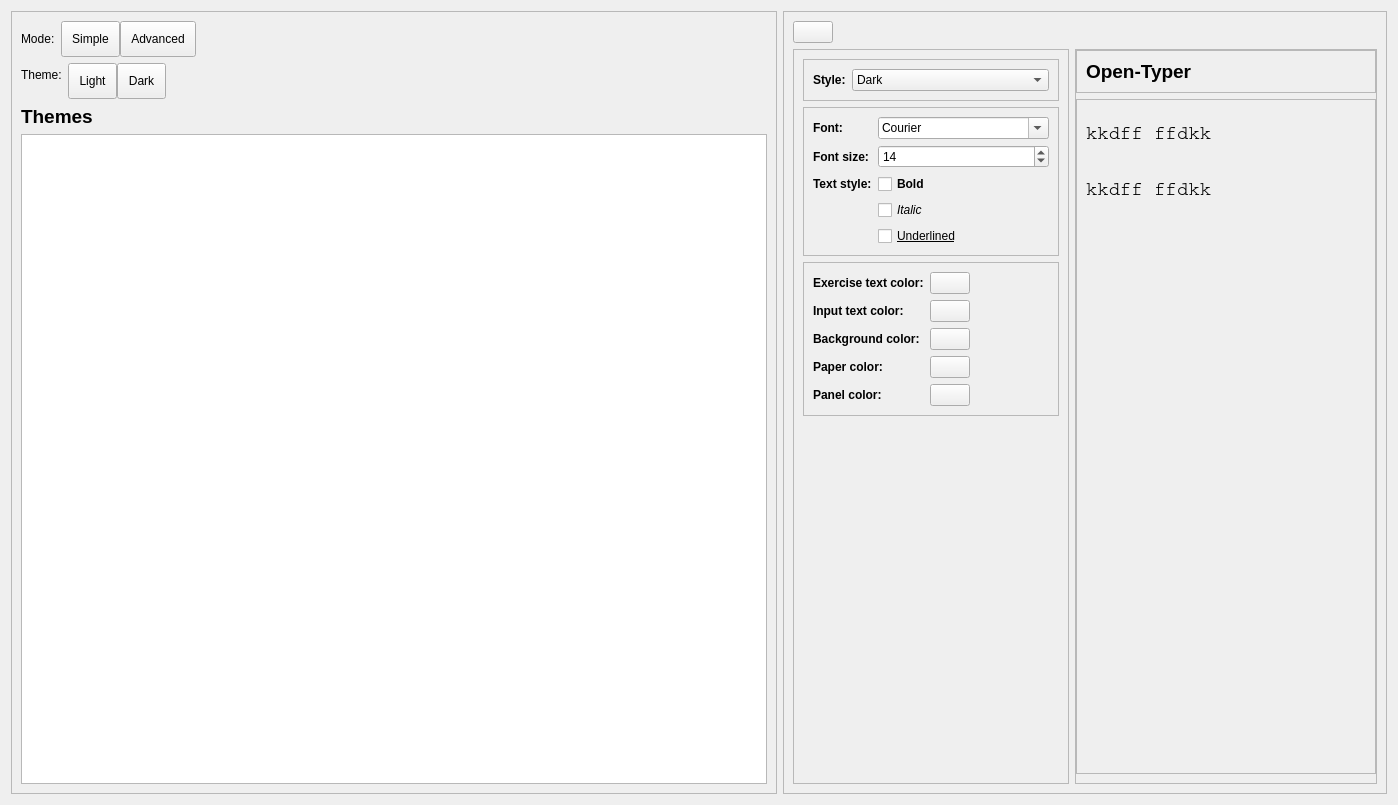
<?xml version="1.0" encoding="UTF-8"?>
<ui version="4.0">
 <class>AppearanceOptions</class>
 <widget class="QWidget" name="AppearanceOptions">
  <property name="geometry">
   <rect>
    <x>0</x>
    <y>0</y>
    <width>1398</width>
    <height>805</height>
   </rect>
  </property>
  <property name="maximumSize">
   <size>
    <width>16777215</width>
    <height>10000</height>
   </size>
  </property>
  <property name="windowTitle">
   <string notr="true"/>
  </property>
  <layout class="QHBoxLayout" name="horizontalLayout">
   <item>
    <widget class="QFrame" name="themesFrame">
     <property name="frameShape">
      <enum>QFrame::StyledPanel</enum>
     </property>
     <property name="frameShadow">
      <enum>QFrame::Raised</enum>
     </property>
     <layout class="QGridLayout" name="gridLayout">
      <item row="3" column="0">
       <widget class="QWidget" name="advancedControls" native="true">
        <layout class="QVBoxLayout" name="verticalLayout_4">
         <property name="leftMargin">
          <number>0</number>
         </property>
         <property name="topMargin">
          <number>0</number>
         </property>
         <property name="rightMargin">
          <number>0</number>
         </property>
         <property name="bottomMargin">
          <number>0</number>
         </property>
         <item>
          <widget class="QLabel" name="themesLabel">
           <property name="sizePolicy">
            <sizepolicy hsizetype="Preferred" vsizetype="Preferred">
             <horstretch>0</horstretch>
             <verstretch>0</verstretch>
            </sizepolicy>
           </property>
           <property name="font">
            <font>
             <pointsize>14</pointsize>
             <weight>75</weight>
             <bold>true</bold>
            </font>
           </property>
           <property name="text">
            <string>Themes</string>
           </property>
           <property name="alignment">
            <set>Qt::AlignLeading|Qt::AlignLeft|Qt::AlignTop</set>
           </property>
          </widget>
         </item>
         <item>
          <widget class="QListWidget" name="themeList">
           <property name="editTriggers">
            <set>QAbstractItemView::NoEditTriggers</set>
           </property>
           <property name="dragDropMode">
            <enum>QAbstractItemView::NoDragDrop</enum>
           </property>
           <property name="defaultDropAction">
            <enum>Qt::IgnoreAction</enum>
           </property>
           <property name="iconSize">
            <size>
             <width>128</width>
             <height>128</height>
            </size>
           </property>
           <property name="movement">
            <enum>QListView::Static</enum>
           </property>
           <property name="flow">
            <enum>QListView::LeftToRight</enum>
           </property>
           <property name="isWrapping" stdset="0">
            <bool>true</bool>
           </property>
           <property name="resizeMode">
            <enum>QListView::Adjust</enum>
           </property>
           <property name="viewMode">
            <enum>QListView::IconMode</enum>
           </property>
           <property name="wordWrap">
            <bool>true</bool>
           </property>
          </widget>
         </item>
        </layout>
       </widget>
      </item>
      <item row="1" column="0" alignment="Qt::AlignLeft|Qt::AlignTop">
       <widget class="QWidget" name="simpleControls" native="true">
        <property name="sizePolicy">
         <sizepolicy hsizetype="Fixed" vsizetype="Fixed">
          <horstretch>0</horstretch>
          <verstretch>0</verstretch>
         </sizepolicy>
        </property>
        <layout class="QFormLayout" name="formLayout_4">
         <property name="leftMargin">
          <number>0</number>
         </property>
         <property name="topMargin">
          <number>0</number>
         </property>
         <property name="rightMargin">
          <number>0</number>
         </property>
         <property name="bottomMargin">
          <number>0</number>
         </property>
         <item row="1" column="0">
          <widget class="QLabel" name="simpleThemeLabel">
           <property name="text">
            <string>Theme:</string>
           </property>
          </widget>
         </item>
         <item row="1" column="1">
          <widget class="QWidget" name="themeButtons" native="true">
           <property name="sizePolicy">
            <sizepolicy hsizetype="Fixed" vsizetype="Preferred">
             <horstretch>0</horstretch>
             <verstretch>0</verstretch>
            </sizepolicy>
           </property>
           <layout class="QHBoxLayout" name="horizontalLayout_4">
            <property name="spacing">
             <number>0</number>
            </property>
            <property name="leftMargin">
             <number>0</number>
            </property>
            <property name="topMargin">
             <number>0</number>
            </property>
            <property name="rightMargin">
             <number>0</number>
            </property>
            <property name="bottomMargin">
             <number>0</number>
            </property>
            <item>
             <widget class="QPushButton" name="lightThemeButton">
              <property name="styleSheet">
               <string notr="true">padding: 10px 10px 10px 10px;</string>
              </property>
              <property name="text">
               <string>Light</string>
              </property>
              <property name="checkable">
               <bool>true</bool>
              </property>
              <property name="autoExclusive">
               <bool>true</bool>
              </property>
             </widget>
            </item>
            <item>
             <widget class="QPushButton" name="darkThemeButton">
              <property name="styleSheet">
               <string notr="true">padding: 10px 10px 10px 10px;</string>
              </property>
              <property name="text">
               <string>Dark</string>
              </property>
              <property name="checkable">
               <bool>true</bool>
              </property>
              <property name="autoExclusive">
               <bool>true</bool>
              </property>
             </widget>
            </item>
           </layout>
          </widget>
         </item>
        </layout>
       </widget>
      </item>
      <item row="0" column="0" alignment="Qt::AlignLeft">
       <widget class="QWidget" name="modeSelectWidget" native="true">
        <property name="sizePolicy">
         <sizepolicy hsizetype="Fixed" vsizetype="Fixed">
          <horstretch>0</horstretch>
          <verstretch>0</verstretch>
         </sizepolicy>
        </property>
        <layout class="QHBoxLayout" name="horizontalLayout_2">
         <property name="leftMargin">
          <number>0</number>
         </property>
         <property name="topMargin">
          <number>0</number>
         </property>
         <property name="rightMargin">
          <number>0</number>
         </property>
         <property name="bottomMargin">
          <number>0</number>
         </property>
         <item>
          <widget class="QLabel" name="modeLabel">
           <property name="sizePolicy">
            <sizepolicy hsizetype="Fixed" vsizetype="Preferred">
             <horstretch>0</horstretch>
             <verstretch>0</verstretch>
            </sizepolicy>
           </property>
           <property name="text">
            <string extracomment="Customization mode">Mode:</string>
           </property>
          </widget>
         </item>
         <item>
          <widget class="QWidget" name="modeButtons" native="true">
           <property name="sizePolicy">
            <sizepolicy hsizetype="Fixed" vsizetype="Preferred">
             <horstretch>0</horstretch>
             <verstretch>0</verstretch>
            </sizepolicy>
           </property>
           <layout class="QHBoxLayout" name="horizontalLayout_3">
            <property name="spacing">
             <number>0</number>
            </property>
            <property name="leftMargin">
             <number>0</number>
            </property>
            <property name="topMargin">
             <number>0</number>
            </property>
            <property name="rightMargin">
             <number>0</number>
            </property>
            <property name="bottomMargin">
             <number>0</number>
            </property>
            <item>
             <widget class="QPushButton" name="simpleModeButton">
              <property name="styleSheet">
               <string notr="true">padding: 10px 10px 10px 10px;</string>
              </property>
              <property name="text">
               <string extracomment="Simple customization mode">Simple</string>
              </property>
              <property name="checkable">
               <bool>true</bool>
              </property>
              <property name="autoExclusive">
               <bool>true</bool>
              </property>
             </widget>
            </item>
            <item>
             <widget class="QPushButton" name="advancedModeButton">
              <property name="styleSheet">
               <string notr="true">padding: 10px 10px 10px 10px;</string>
              </property>
              <property name="text">
               <string extracomment="Advanced customization mode">Advanced</string>
              </property>
              <property name="checkable">
               <bool>true</bool>
              </property>
              <property name="autoExclusive">
               <bool>true</bool>
              </property>
             </widget>
            </item>
           </layout>
          </widget>
         </item>
        </layout>
       </widget>
      </item>
     </layout>
    </widget>
   </item>
   <item>
    <widget class="QFrame" name="themeCustomizationFrame">
     <property name="frameShape">
      <enum>QFrame::StyledPanel</enum>
     </property>
     <property name="frameShadow">
      <enum>QFrame::Raised</enum>
     </property>
     <layout class="QGridLayout" name="gridLayout_2">
      <item row="1" column="0">
       <widget class="QFrame" name="optionsFrame">
        <property name="sizePolicy">
         <sizepolicy hsizetype="Fixed" vsizetype="Preferred">
          <horstretch>0</horstretch>
          <verstretch>0</verstretch>
         </sizepolicy>
        </property>
        <property name="frameShape">
         <enum>QFrame::StyledPanel</enum>
        </property>
        <property name="frameShadow">
         <enum>QFrame::Raised</enum>
        </property>
        <layout class="QVBoxLayout" name="verticalLayout_2">
         <item>
          <widget class="QFrame" name="themeFrame">
           <property name="sizePolicy">
            <sizepolicy hsizetype="Preferred" vsizetype="Fixed">
             <horstretch>0</horstretch>
             <verstretch>0</verstretch>
            </sizepolicy>
           </property>
           <property name="frameShape">
            <enum>QFrame::StyledPanel</enum>
           </property>
           <property name="frameShadow">
            <enum>QFrame::Raised</enum>
           </property>
           <layout class="QFormLayout" name="formLayout">
            <item row="1" column="0">
             <widget class="QLabel" name="themeLabel">
              <property name="font">
               <font>
                <weight>75</weight>
                <bold>true</bold>
               </font>
              </property>
              <property name="text">
               <string>Style:</string>
              </property>
             </widget>
            </item>
            <item row="1" column="1">
             <widget class="QComboBox" name="themeBox">
              <property name="focusPolicy">
               <enum>Qt::NoFocus</enum>
              </property>
              <item>
               <property name="text">
                <string>Dark</string>
               </property>
              </item>
              <item>
               <property name="text">
                <string>Light</string>
               </property>
              </item>
             </widget>
            </item>
           </layout>
          </widget>
         </item>
         <item>
          <widget class="QFrame" name="fontFrame">
           <property name="sizePolicy">
            <sizepolicy hsizetype="Preferred" vsizetype="Fixed">
             <horstretch>0</horstretch>
             <verstretch>0</verstretch>
            </sizepolicy>
           </property>
           <property name="frameShape">
            <enum>QFrame::StyledPanel</enum>
           </property>
           <property name="frameShadow">
            <enum>QFrame::Raised</enum>
           </property>
           <layout class="QFormLayout" name="formLayout_2">
            <item row="0" column="0">
             <widget class="QLabel" name="fontLabel">
              <property name="font">
               <font>
                <weight>75</weight>
                <bold>true</bold>
               </font>
              </property>
              <property name="text">
               <string>Font:</string>
              </property>
             </widget>
            </item>
            <item row="0" column="1">
             <widget class="QFontComboBox" name="fontComboBox">
              <property name="focusPolicy">
               <enum>Qt::StrongFocus</enum>
              </property>
              <property name="fontFilters">
               <set>QFontComboBox::MonospacedFonts</set>
              </property>
             </widget>
            </item>
            <item row="2" column="0">
             <widget class="QLabel" name="fontSizeLabel">
              <property name="font">
               <font>
                <weight>75</weight>
                <bold>true</bold>
               </font>
              </property>
              <property name="text">
               <string>Font size:</string>
              </property>
             </widget>
            </item>
            <item row="2" column="1">
             <widget class="QSpinBox" name="fontSizeBox">
              <property name="focusPolicy">
               <enum>Qt::StrongFocus</enum>
              </property>
              <property name="minimum">
               <number>2</number>
              </property>
              <property name="maximum">
               <number>24</number>
              </property>
              <property name="singleStep">
               <number>2</number>
              </property>
              <property name="value">
               <number>14</number>
              </property>
             </widget>
            </item>
            <item row="5" column="0">
             <widget class="QLabel" name="label">
              <property name="font">
               <font>
                <weight>75</weight>
                <bold>true</bold>
               </font>
              </property>
              <property name="text">
               <string>Text style:</string>
              </property>
             </widget>
            </item>
            <item row="5" column="1">
             <widget class="QCheckBox" name="boldTextBox">
              <property name="font">
               <font>
                <weight>75</weight>
                <bold>true</bold>
               </font>
              </property>
              <property name="focusPolicy">
               <enum>Qt::StrongFocus</enum>
              </property>
              <property name="text">
               <string>Bold</string>
              </property>
              <property name="checkable">
               <bool>true</bool>
              </property>
             </widget>
            </item>
            <item row="7" column="1">
             <widget class="QCheckBox" name="italicTextBox">
              <property name="font">
               <font>
                <italic>true</italic>
               </font>
              </property>
              <property name="focusPolicy">
               <enum>Qt::StrongFocus</enum>
              </property>
              <property name="text">
               <string>Italic</string>
              </property>
              <property name="checkable">
               <bool>true</bool>
              </property>
             </widget>
            </item>
            <item row="8" column="1">
             <widget class="QCheckBox" name="underlineTextBox">
              <property name="font">
               <font>
                <underline>true</underline>
               </font>
              </property>
              <property name="focusPolicy">
               <enum>Qt::StrongFocus</enum>
              </property>
              <property name="text">
               <string>Underlined</string>
              </property>
              <property name="checkable">
               <bool>true</bool>
              </property>
             </widget>
            </item>
           </layout>
          </widget>
         </item>
         <item>
          <widget class="QFrame" name="colorsFrame">
           <property name="sizePolicy">
            <sizepolicy hsizetype="Preferred" vsizetype="Fixed">
             <horstretch>0</horstretch>
             <verstretch>0</verstretch>
            </sizepolicy>
           </property>
           <property name="frameShape">
            <enum>QFrame::StyledPanel</enum>
           </property>
           <property name="frameShadow">
            <enum>QFrame::Raised</enum>
           </property>
           <layout class="QFormLayout" name="formLayout_3">
            <item row="2" column="0">
             <widget class="QLabel" name="levelTextColorLabel">
              <property name="sizePolicy">
               <sizepolicy hsizetype="Preferred" vsizetype="Expanding">
                <horstretch>0</horstretch>
                <verstretch>0</verstretch>
               </sizepolicy>
              </property>
              <property name="font">
               <font>
                <weight>75</weight>
                <bold>true</bold>
               </font>
              </property>
              <property name="text">
               <string>Exercise text color:</string>
              </property>
             </widget>
            </item>
            <item row="2" column="1">
             <widget class="QPushButton" name="levelTextColorButton">
              <property name="sizePolicy">
               <sizepolicy hsizetype="Fixed" vsizetype="Fixed">
                <horstretch>0</horstretch>
                <verstretch>0</verstretch>
               </sizepolicy>
              </property>
              <property name="focusPolicy">
               <enum>Qt::StrongFocus</enum>
              </property>
              <property name="text">
               <string notr="true"/>
              </property>
             </widget>
            </item>
            <item row="3" column="0">
             <widget class="QLabel" name="inputTextColorLabel">
              <property name="sizePolicy">
               <sizepolicy hsizetype="Preferred" vsizetype="Expanding">
                <horstretch>0</horstretch>
                <verstretch>0</verstretch>
               </sizepolicy>
              </property>
              <property name="font">
               <font>
                <weight>75</weight>
                <bold>true</bold>
               </font>
              </property>
              <property name="text">
               <string>Input text color:</string>
              </property>
             </widget>
            </item>
            <item row="3" column="1">
             <widget class="QPushButton" name="inputTextColorButton">
              <property name="sizePolicy">
               <sizepolicy hsizetype="Fixed" vsizetype="Fixed">
                <horstretch>0</horstretch>
                <verstretch>0</verstretch>
               </sizepolicy>
              </property>
              <property name="focusPolicy">
               <enum>Qt::StrongFocus</enum>
              </property>
              <property name="text">
               <string notr="true"/>
              </property>
             </widget>
            </item>
            <item row="4" column="0">
             <widget class="QLabel" name="bgColorLabel">
              <property name="font">
               <font>
                <weight>75</weight>
                <bold>true</bold>
               </font>
              </property>
              <property name="text">
               <string>Background color:</string>
              </property>
             </widget>
            </item>
            <item row="4" column="1">
             <widget class="QPushButton" name="bgColorButton">
              <property name="sizePolicy">
               <sizepolicy hsizetype="Fixed" vsizetype="Fixed">
                <horstretch>0</horstretch>
                <verstretch>0</verstretch>
               </sizepolicy>
              </property>
              <property name="focusPolicy">
               <enum>Qt::StrongFocus</enum>
              </property>
              <property name="text">
               <string notr="true"/>
              </property>
             </widget>
            </item>
            <item row="5" column="0">
             <widget class="QLabel" name="paperColorLabel">
              <property name="font">
               <font>
                <weight>75</weight>
                <bold>true</bold>
               </font>
              </property>
              <property name="text">
               <string>Paper color:</string>
              </property>
             </widget>
            </item>
            <item row="5" column="1">
             <widget class="QPushButton" name="paperColorButton">
              <property name="sizePolicy">
               <sizepolicy hsizetype="Fixed" vsizetype="Fixed">
                <horstretch>0</horstretch>
                <verstretch>0</verstretch>
               </sizepolicy>
              </property>
              <property name="focusPolicy">
               <enum>Qt::StrongFocus</enum>
              </property>
              <property name="text">
               <string notr="true"/>
              </property>
             </widget>
            </item>
            <item row="6" column="0">
             <widget class="QLabel" name="panelColorLabel">
              <property name="font">
               <font>
                <weight>75</weight>
                <bold>true</bold>
               </font>
              </property>
              <property name="text">
               <string>Panel color:</string>
              </property>
             </widget>
            </item>
            <item row="6" column="1">
             <widget class="QPushButton" name="panelColorButton">
              <property name="sizePolicy">
               <sizepolicy hsizetype="Fixed" vsizetype="Fixed">
                <horstretch>0</horstretch>
                <verstretch>0</verstretch>
               </sizepolicy>
              </property>
              <property name="focusPolicy">
               <enum>Qt::StrongFocus</enum>
              </property>
              <property name="text">
               <string notr="true"/>
              </property>
             </widget>
            </item>
           </layout>
          </widget>
         </item>
         <item>
          <widget class="QFrame" name="freeSpaceFrame2">
           <property name="frameShape">
            <enum>QFrame::NoFrame</enum>
           </property>
           <property name="frameShadow">
            <enum>QFrame::Plain</enum>
           </property>
          </widget>
         </item>
        </layout>
       </widget>
      </item>
      <item row="1" column="1">
       <widget class="QFrame" name="previewFrame">
        <property name="frameShape">
         <enum>QFrame::StyledPanel</enum>
        </property>
        <property name="frameShadow">
         <enum>QFrame::Raised</enum>
        </property>
        <layout class="QVBoxLayout" name="verticalLayout_3">
         <property name="leftMargin">
          <number>0</number>
         </property>
         <property name="topMargin">
          <number>0</number>
         </property>
         <property name="rightMargin">
          <number>0</number>
         </property>
         <item>
          <widget class="QFrame" name="panelFrame">
           <property name="sizePolicy">
            <sizepolicy hsizetype="Preferred" vsizetype="Fixed">
             <horstretch>0</horstretch>
             <verstretch>0</verstretch>
            </sizepolicy>
           </property>
           <property name="frameShape">
            <enum>QFrame::StyledPanel</enum>
           </property>
           <property name="frameShadow">
            <enum>QFrame::Raised</enum>
           </property>
           <layout class="QGridLayout" name="gridLayout_3">
            <item row="0" column="0">
             <widget class="QLabel" name="panelTitleLabel">
              <property name="sizePolicy">
               <sizepolicy hsizetype="Preferred" vsizetype="Fixed">
                <horstretch>0</horstretch>
                <verstretch>0</verstretch>
               </sizepolicy>
              </property>
              <property name="font">
               <font>
                <pointsize>14</pointsize>
                <weight>75</weight>
                <bold>true</bold>
               </font>
              </property>
              <property name="text">
               <string notr="true">Open-Typer</string>
              </property>
             </widget>
            </item>
           </layout>
          </widget>
         </item>
         <item alignment="Qt::AlignHCenter">
          <widget class="QFrame" name="paper">
           <property name="minimumSize">
            <size>
             <width>300</width>
             <height>0</height>
            </size>
           </property>
           <property name="maximumSize">
            <size>
             <width>300</width>
             <height>16777215</height>
            </size>
           </property>
           <property name="frameShape">
            <enum>QFrame::StyledPanel</enum>
           </property>
           <property name="frameShadow">
            <enum>QFrame::Raised</enum>
           </property>
           <layout class="QVBoxLayout" name="verticalLayout">
            <item>
             <widget class="QLabel" name="levelLabel">
              <property name="minimumSize">
               <size>
                <width>0</width>
                <height>50</height>
               </size>
              </property>
              <property name="maximumSize">
               <size>
                <width>16777215</width>
                <height>50</height>
               </size>
              </property>
              <property name="font">
               <font>
                <family>Courier</family>
                <pointsize>14</pointsize>
               </font>
              </property>
              <property name="text">
               <string notr="true">kkdff ffdkk</string>
              </property>
             </widget>
            </item>
            <item>
             <widget class="QLabel" name="inputLabel">
              <property name="minimumSize">
               <size>
                <width>0</width>
                <height>50</height>
               </size>
              </property>
              <property name="maximumSize">
               <size>
                <width>16777215</width>
                <height>50</height>
               </size>
              </property>
              <property name="font">
               <font>
                <family>Courier</family>
                <pointsize>14</pointsize>
               </font>
              </property>
              <property name="text">
               <string notr="true">kkdff ffdkk</string>
              </property>
             </widget>
            </item>
            <item>
             <widget class="QFrame" name="freeSpaceFrame">
              <property name="frameShape">
               <enum>QFrame::NoFrame</enum>
              </property>
              <property name="frameShadow">
               <enum>QFrame::Plain</enum>
              </property>
             </widget>
            </item>
           </layout>
          </widget>
         </item>
        </layout>
       </widget>
      </item>
      <item row="0" column="0">
       <widget class="QPushButton" name="backButton">
        <property name="sizePolicy">
         <sizepolicy hsizetype="Fixed" vsizetype="Fixed">
          <horstretch>0</horstretch>
          <verstretch>0</verstretch>
         </sizepolicy>
        </property>
        <property name="toolTip">
         <string>Go back</string>
        </property>
        <property name="text">
         <string notr="true"/>
        </property>
        <property name="icon">
         <iconset resource="../../res.qrc">
          <normaloff>:/res/images/back.png</normaloff>:/res/images/back.png</iconset>
        </property>
        <property name="iconSize">
         <size>
          <width>32</width>
          <height>32</height>
         </size>
        </property>
       </widget>
      </item>
     </layout>
    </widget>
   </item>
  </layout>
 </widget>
 <resources>
  <include location="../../res.qrc"/>
 </resources>
 <connections/>
</ui>
